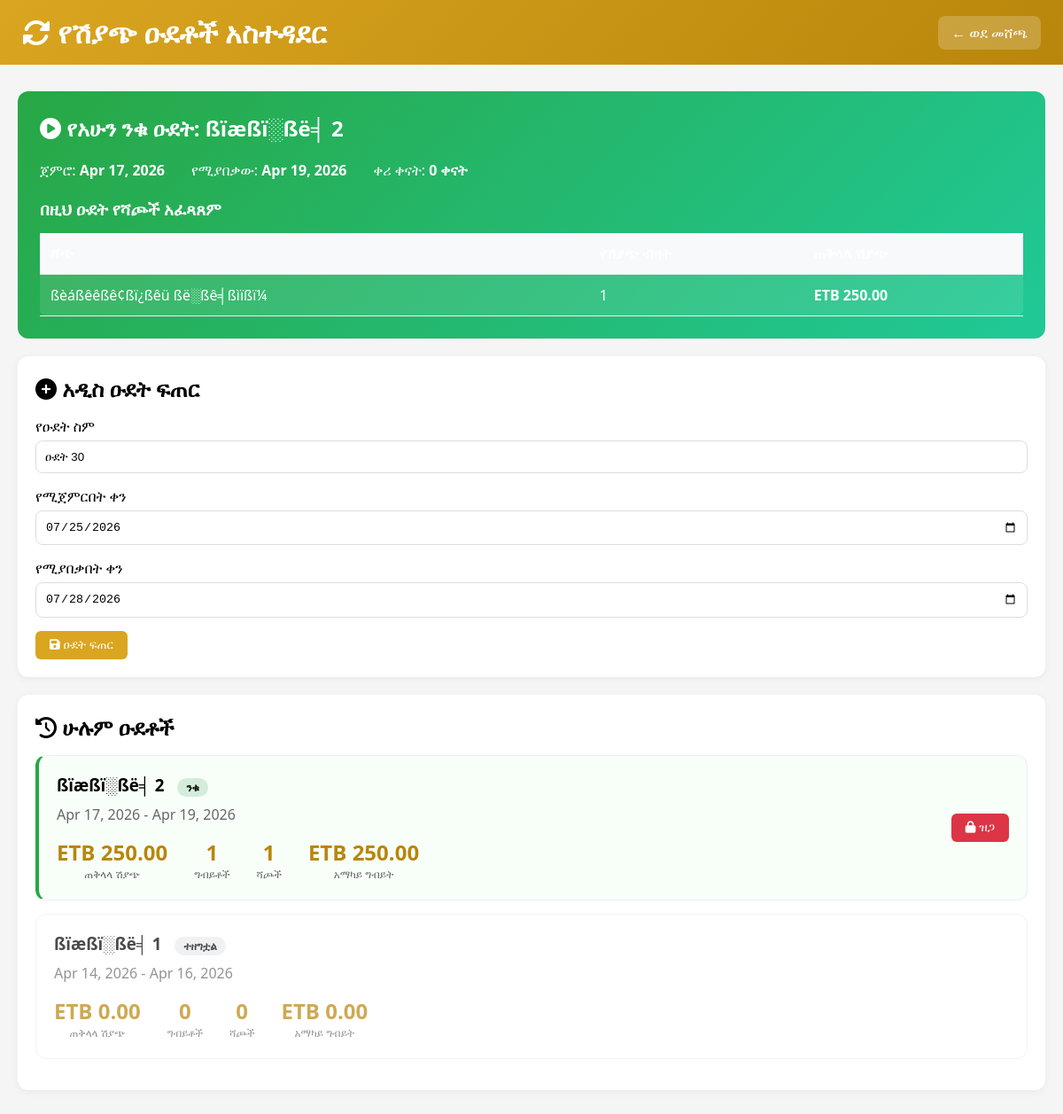
The app's page /lmat/cycles.php (signed in) with its own data.
### tables this page shows
CREATE TABLE `sales_cycles` (
  `id` int(11) NOT NULL AUTO_INCREMENT,
  `cycle_name` varchar(50) NOT NULL,
  `start_date` date NOT NULL,
  `end_date` date NOT NULL,
  `status` enum('active','closed') DEFAULT 'active',
  `total_sales` decimal(12,2) DEFAULT 0.00,
  `created_at` datetime DEFAULT current_timestamp(),
  PRIMARY KEY (`id`),
  UNIQUE KEY `unique_cycle_dates` (`start_date`,`end_date`)
);

### config/functions.php (called while the page is built, shortened)
<?php
function getActiveCycle($pdo) {
    $stmt = $pdo->query("SELECT * FROM sales_cycles WHERE status = 'active' ORDER BY start_date DESC LIMIT 1");
    $cycle = $stmt->fetch();
    return $cycle;
}
?>

### lmat/cycles.php (the view, shortened to what this page needs)
<?php
require_once '../config/database.php';
require_once '../config/functions.php';
$is_admin = ($_SESSION['role'] == 'Lmat_Admin');
$stmt = $pdo->query("
    SELECT
        c.*,
        COALESCE(SUM(s.total_amount), 0) as total_sales,
        COUNT(DISTINCT s.id) as transaction_count,
        COUNT(DISTINCT s.seller_id) as seller_count,
        AVG(s.total_amount) as avg_transaction
    FROM sales_cycles c
    LEFT JOIN sales s ON c.id = s.cycle_id
    GROUP BY c.id
    ORDER BY c.start_date DESC
");
$cycles = $stmt->fetchAll();
$active_cycle = getActiveCycle($pdo);
$stmt = $pdo->prepare("
    SELECT
        u.name as seller_name,
        COUNT(s.id) as sales_count,
        SUM(s.total_amount) as total_sales
    FROM sales s
    JOIN users u ON s.seller_id = u.id
    WHERE s.cycle_id = ?
    GROUP BY s.seller_id
    ORDER BY total_sales DESC
");
$stmt->execute([$active_cycle['id']]);
$cycle_sellers = $stmt->fetchAll();
?>
<!DOCTYPE html>
<html lang="en">
<head>
    <link rel="stylesheet" href="https://cdnjs.cloudflare.com/ajax/libs/font-awesome/6.4.0/css/all.min.css">
</head>
<body>
    <div class="header">
        <h1><i class="fas fa-sync-alt"></i> የሽያጭ ዑደቶች አስተዳደር</h1>
        <a href="index.php" class="back-btn">← ወደ መሸጫ</a>
    </div>
    <div class="container">
        <div class="active-cycle">
            <h2><i class="fas fa-play-circle"></i> የአሁን ንቁ ዑደት: <?php echo htmlspecialchars($active_cycle['cycle_name']); ?></h2>
            <div style="display: flex; gap: 30px; flex-wrap: wrap; margin-bottom: 20px;">
                <div>ጀምሮ: <strong><?php echo date('M d, Y', strtotime($active_cycle['start_date'])); ?></strong></div>
                <div>የሚያበቃው: <strong><?php echo date('M d, Y', strtotime($active_cycle['end_date'])); ?></strong></div>
                <div>ቀሪ ቀናት: <strong><?php
                    $remaining = max(0, ceil((strtotime($active_cycle['end_date']) - time()) / 86400));
                    echo $remaining;
                ?> ቀናት</strong></div>
            </div>
            <h3 style="margin-bottom: 15px;">በዚህ ዑደት የሻጮች አፈጻጸም</h3>
            <table style="background: rgba(255,255,255,0.1); border-radius: 8px;">
                <thead>
                    <tr><th>ሻጭ</th><th>የሽያጭ ብዛት</th><th>ጠቅላላ ሽያጭ</th></tr>
                </thead>
                <tbody>
                    <?php foreach ($cycle_sellers as $cs): ?>
                    <tr>
                        <td><?php echo htmlspecialchars($cs['seller_name']); ?></td>
                        <td><?php echo $cs['sales_count']; ?></td>
                        <td><strong>ETB <?php echo number_format($cs['total_sales'], 2); ?></strong></td>
                    </tr>
                    <?php endforeach; ?>
                </tbody>
            </table>
        </div>
        <?php if ($is_admin): ?>
        <div class="card">
            <h2><i class="fas fa-plus-circle"></i> አዲስ ዑደት ፍጠር</h2>
            <form method="POST">
                <div class="form-group">
                    <label>የዑደት ስም</label>
                    <input type="text" name="name" value="ዑደት <?php echo date('W'); ?>" required>
                </div>
                <div class="form-group">
                    <label>የሚጀምርበት ቀን</label>
                    <input type="date" name="start_date" value="<?php echo date('Y-m-d'); ?>" required>
                </div>
                <div class="form-group">
                    <label>የሚያበቃበት ቀን</label>
                    <input type="date" name="end_date" value="<?php echo date('Y-m-d', strtotime('+3 days')); ?>" required>
                </div>
                <button type="submit" name="create_cycle" class="btn btn-primary"><i class="fas fa-save"></i> ዑደት ፍጠር</button>
            </form>
        </div>
        <?php endif; ?>
        <div class="card">
            <h2><i class="fas fa-history"></i> ሁሉም ዑደቶች</h2>
            <?php foreach ($cycles as $cycle): ?>
            <div class="cycle-card <?php echo $cycle['status'] == 'active' ? 'cycle-active-card' : 'cycle-closed-card'; ?>">
                <div>
                    <h3 style="margin-bottom: 10px;">
                        <?php echo htmlspecialchars($cycle['cycle_name']); ?>
                        <span style="font-size: 12px; margin-left: 10px; padding: 2px 10px; border-radius: 20px; background: <?php echo $cycle['status'] == 'active' ? '#d4edda' : '#e9ecef'; ?>;">
                            <?php echo $cycle['status'] == 'active' ? 'ንቁ' : 'ተዘግቷል'; ?>
                        </span>
                    </h3>
                    <div style="color: #666; margin-bottom: 15px;">
                        <?php echo date('M d, Y', strtotime($cycle['start_date'])); ?> -
                        <?php echo date('M d, Y', strtotime($cycle['end_date'])); ?>
                    </div>
                    <div class="cycle-stats">
                        <div class="stat-item">
                            <div class="stat-value">ETB <?php echo number_format($cycle['total_sales'], 2); ?></div>
                            <div class="stat-label">ጠቅላላ ሽያጭ</div>
                        </div>
                        <div class="stat-item">
                            <div class="stat-value"><?php echo $cycle['transaction_count']; ?></div>
                            <div class="stat-label">ግብይቶች</div>
                        </div>
                        <div class="stat-item">
                            <div class="stat-value"><?php echo $cycle['seller_count']; ?></div>
                            <div class="stat-label">ሻጮች</div>
                        </div>
                        <div class="stat-item">
                            <div class="stat-value">ETB <?php echo number_format($cycle['avg_transaction'] ?? 0, 2); ?></div>
                            <div class="stat-label">አማካይ ግብይት</div>
                        </div>
                    </div>
                </div>
                <?php if ($is_admin && $cycle['status'] == 'active'): ?>
                <div>
                    <form method="POST" onsubmit="return confirm('ይህን ዑደት መዝጋት ይፈልጋሉ?')">
                        <button type="submit" name="close_cycle" class="btn btn-danger"><i class="fas fa-lock"></i> ዝጋ</button>
                    </form>
                </div>
                <?php endif; ?>
            </div>
            <?php endforeach; ?>
        </div>
    </div>
</body>
</html>

### lmat/cycles.php (style rules this page uses)
:root { --primary: #DAA520; --primary-dark: #B8860B; --success: #28a745; --danger: #dc3545; }
* { margin: 0; padding: 0; box-sizing: border-box; }
body { font-family: 'Segoe UI', sans-serif; background: #f5f5f5; }
.header { background: linear-gradient(135deg, var(--primary), var(--primary-dark)); color: white; padding: 15px 25px; display: flex; justify-content: space-between; align-items: center; }
.back-btn { background: rgba(255,255,255,0.2); padding: 8px 15px; border-radius: 8px; color: white; text-decoration: none; }
.container { max-width: 1200px; margin: 30px auto; padding: 0 20px; }
.card { background: white; border-radius: 12px; padding: 20px; margin-bottom: 20px; box-shadow: 0 2px 10px rgba(0,0,0,0.05); }
.card h2 { margin-bottom: 15px; }
.active-cycle { background: linear-gradient(135deg, var(--success), #20c997); color: white; padding: 25px; border-radius: 12px; margin-bottom: 20px; }
.active-cycle h2 { color: white; margin-bottom: 20px; }
table { width: 100%; border-collapse: collapse; }
th, td { padding: 12px; text-align: left; border-bottom: 1px solid #eee; }
th { background: #f8f9fa; }
.cycle-card { border: 1px solid #eee; border-radius: 12px; padding: 20px; margin-bottom: 15px; display: grid; grid-template-columns: 1fr auto; gap: 20px; align-items: center; }
.cycle-active-card { border-left: 4px solid var(--success); background: #f8fff9; }
.cycle-closed-card { opacity: 0.7; }
.cycle-stats { display: flex; gap: 30px; flex-wrap: wrap; }
.stat-item { text-align: center; }
.stat-value { font-size: 24px; font-weight: bold; color: var(--primary-dark); }
.stat-label { font-size: 12px; color: #666; }
.btn { padding: 8px 16px; border: none; border-radius: 6px; cursor: pointer; text-decoration: none; display: inline-block; }
.btn-primary { background: var(--primary); color: white; }
.btn-danger { background: var(--danger); color: white; }
.form-group { margin-bottom: 15px; }
.form-group label { display: block; margin-bottom: 5px; }
.form-group input { width: 100%; padding: 10px; border: 1px solid #ddd; border-radius: 8px; }

### records on screen
sales_cycles: cycle_name "ßïæßï░ßë╡ 2", start_date "Apr 17, 2026", end_date "Apr 19, 2026", end_date "0", status "ንቁ", total_sales "250.00", transaction_count "1", seller_count "1", avg_transaction "250.00"
sales_cycles: cycle_name "ßïæßï░ßë╡ 1", status "ተዘግቷል", start_date "Apr 14, 2026", end_date "Apr 16, 2026", total_sales "0.00", transaction_count "0", seller_count "0", avg_transaction "0.00"

### other values on screen
$cs['seller_name'] "ßèáßêêßê¢ßï¿ßêü ßë░ßê╡ßìïßï¼"
$cs['sales_count'] "1"
$cs['total_sales'] "250.00"
